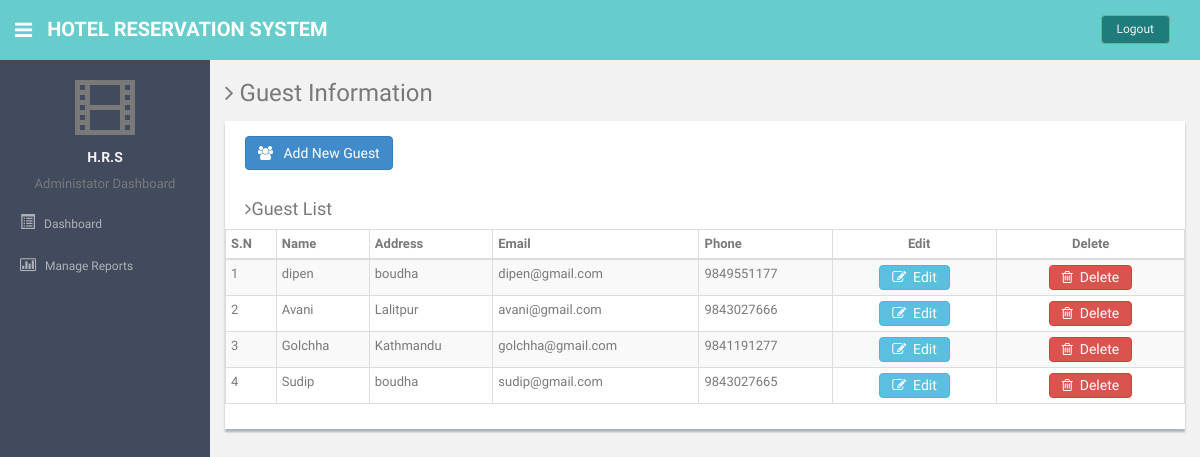
The page /admin/manageguest.php (signed in) on the database its author committed.
### tables this page shows
CREATE TABLE IF NOT EXISTS `tbl_company` (
`guest_id` int(20) NOT NULL,
  `name` varchar(200) NOT NULL,
  `address` text NOT NULL,
  `email` text NOT NULL,
  `number` varchar(50) NOT NULL
);

### includes/dbconnect.php (called while the page is built, shortened)
<?php
function executequery($query) {
	$link = mysqli_connect(HNAME,USER,PWD,DBNAME);
	$result = mysqli_query($link,$query);
	return $result;
}
?>

### admin/manageguest.php (the view, shortened to what this page needs)
<?php
include_once("../includes/dbconnect.php");
$sql = "select * from tbl_company";
$res = executequery($sql);
?>
<!DOCTYPE html>
<html lang="en">
<head>
<link href="assets/css/bootstrap.css" rel="stylesheet">
<link href="assets/font-awesome/css/font-awesome.css" rel="stylesheet" />
<link href="assets/css/style.css" rel="stylesheet">
<link href="assets/css/style-responsive.css" rel="stylesheet">
<link href="assets/css/table-responsive.css" rel="stylesheet">
</head>
<body>
<section id="container" >
  <?php  include("header.php");?>
  <?php include("sidebar.php");?>
  <section id="main-content">
    <section class="wrapper">
      <h3><i class="fa fa-angle-right"></i> Guest Information</h3>
	  <?php
																					if(isset($_GET['action']) && $_GET['action']=="edit") {
																					$id = $_GET['cid'];
																					$sql = "select * from tbl_company where guest_id='$id'";
																					$res = executequery($sql);
																					$cdata = mysqli_fetch_assoc($res);
																					?>
      <div class="row mt">
        <div class="col-lg-12">
          <div class="form-panel">
            <h4 class="mb"><i class="fa fa-angle-right"></i> Edit Guest Information</h4>
            <form class="form-horizontal style-form" method="post" action="manageguest.php">
              <input type="hidden" name="id" value="<?php echo $id;?>">
              <div class="form-group">
                <label class="col-sm-2 col-sm-2 control-label">Name</label>
                <div class="col-sm-10">
                  <input type="text" class="form-control" name="name" id="edit_name" value="<?php echo $cdata['name'];?>" style="margin-left:10px;width: 400px;float:left">
                </div>
              </div>
              <div class="form-group">
                      <label class="col-sm-2 col-sm-2 control-label">Address</label>
                      <div class="col-sm-10">
                        <input type="text" class="form-control" name="address" id="edit_address" value="<?php echo $cdata['address'];?>" style="margin-left:10px;width: 400px;float:left">
                      </div>
                    </div>
                    <div class="form-group">
                      <label class="col-sm-2 col-sm-2 control-label">Email</label>
                      <div class="col-sm-10">
                        <input type="text" class="form-control" name="email" id="edit_email" value="<?php echo $cdata['email'];?>" style="margin-left:10px;width: 400px;float:left">
                      </div>
                    </div>
                    <div class="form-group">
                      <label class="col-sm-2 col-sm-2 control-label">Phone Number</label>
                      <div class="col-sm-10">
                        <input type="text" class="form-control" name="phone_number" id="edit_phone_number" value="<?php echo $cdata['number'];?>" style="margin-left:10px;width: 400px;float:left">
                      </div>
                    </div>
              <input type="submit" name="update" id="update" class="btn btn-success" value="Update">
            </form>
          </div>
        </div>
      </div>
      <?php } else {?>
      <div class="row mt">
        <div class="col-lg-12">
          <div class="content-panel">
            <button class="btn btn-primary" style="margin-left: 20px;" type="button" data-toggle="collapse" data-target="#addNewCompany" aria-expanded="false" aria-controls="addNewCompany"><i class="fa fa-group"></i>&nbsp;&nbsp;  Add New Guest </button>
            <br /><br />
            <h4 style="margin-left: 20px;"><i class="fa fa-angle-right"></i>Guest List</h4>
            <section id="unseen">
              <table class="table table-bordered table-striped table-condensed">
                <thead>
                  <tr>
                    <th>S.N</th>
                    <th>Name</th>
                    <th>Address</th>
                    <th>Email</th>
                    <th>Phone</th>
                    <th><span style="margin-left: 70px;">Edit</span></th>
                    <th><span style="margin-left: 70px;">Delete</span></th>
                  </tr>
                </thead>
                <tbody>
                  <?php
                  $i = 0;
                  while($company=mysqli_fetch_assoc($res)) :
                  $i++;
                  ?>
                  <tr>
                    <td><?php echo $i; ?></td>
                    <td><?php echo $company['name'];?></td>
                    <td><?php echo $company['address']; ?></td>
                    <td><?php echo $company['email']; ?></td>
                    <td><?php echo $company['number']; ?></td>
                    <td align="center"><a href="manageguest.php?action=edit&cid=<?php echo $company['guest_id'];?>" class="btn btn-info" style="height: 25px;padding-top:1px;"><i class="fa fa-pencil-square-o"></i>&nbsp;&nbsp;Edit</a></td>
                    <td align="center"><a href="javascript:void(0)" onClick="confirmdel('manageguest.php?action=delete&cid=<?php echo $company['guest_id'];?>')" class="btn btn-danger" style="height: 25px;padding-top:1px;"><i class="fa fa-trash-o"></i>&nbsp;&nbsp;Delete</a></td>
                  </tr>
                  <?php endwhile; ?>
                </tbody>
              </table>
            </section>
          </div>
        </div>
      </div>
      <?php } ?>
    </section>
  </section>
</section>
</body>
</html>

### admin/header.php
<header class="header black-bg">
              <div class="sidebar-toggle-box">
                  <div class="fa fa-bars tooltips" data-placement="right" data-original-title="Toggle Navigation"></div>
              </div>
            <a href="index.php" class="logo"><b>Hotel Reservation System</b></a>
            <div class="top-menu">
            	<ul class="nav pull-right top-menu">
                    <li><a class="logout" href="logout.php">Logout</a></li>
            	</ul>
            </div>
        </header>

### admin/sidebar.php (shortened to what this page needs)
<?php $page =  basename($_SERVER['PHP_SELF']);
?>
<aside>
          <div id="sidebar"  class="nav-collapse ">
              <ul class="sidebar-menu" id="nav-accordion">
              	  <p class="centered"><span class="glyphicon glyphicon-film"></span></p>
              	  <h5 class="centered">H.R.S</h5>
                  <p class="centered"> Administator Dashboard</p>
                   <li class="sub-menu">
                       <a <?php if($page=="index.php") echo "class='active'";?> href="index.php">
                          <i class="glyphicon glyphicon-list-alt"></i>
                          <span>Dashboard</span>
                      </a>
                  </li>
                  <li class="sub-menu">
                      <a href="javascript:;" >
                          <i class=" fa fa-bar-chart-o"></i>
                          <span>Manage Reports</span>
                      </a>
                  </li>
              </ul>
          </div>
      </aside>

### admin/assets/css/style.css (style rules this page uses)
body { color: #797979; background: #f2f2f2; font-family: 'Ruda', sans-serif; padding: 0px !important; margin: 0px !important; font-size:13px; }
ul li { list-style: none; }
a, a:hover, a:focus { text-decoration: none; outline: none; }
#container { width: 100%; height: 100%; }
.centered { text-align: center; }
.mt { margin-top: 15px; }
ul.top-menu > li > .logout { color: #f2f2f2; font-size: 12px; border-radius: 4px; -webkit-border-radius: 4px; border: 1px solid #999 !important; padding: 5px 15px; margin-right: 15px; background: #1E7C7B; margin-top: 15px; }
#sidebar { width: 210px; height: 100%; position: fixed; background: #424a5d; }
#sidebar h5 { color: #f2f2f2; font-weight: 700; }
#sidebar ul li { position: relative; }
ul.sidebar-menu , ul.sidebar-menu li ul.sub { margin: -2px 0 0; padding: 0; }
ul.sidebar-menu { margin-top: 75px; }
ul.sidebar-menu li { margin-bottom: 5px; margin-left:10px; margin-right:10px; }
ul.sidebar-menu li.sub-menu { line-height: 15px; }
ul.sidebar-menu li a span { display: inline-block; }
ul.sidebar-menu li a { color: #aeb2b7; text-decoration: none; display: block; padding: 10px 0 10px 10px; font-size: 12px; outline: none; -webkit-transition: all 0.3s ease; -moz-transition: all 0.3s ease; -o-transition: all 0.3s ease; -ms-transition: all 0.3s ease; transition: all 0.3s ease; }
ul.sidebar-menu li a i { font-size: 15px; padding-right: 6px; }
#main-content { margin-left: 210px; }
.header, .footer { min-height: 60px; padding: 0 15px; }
.header { position: fixed; left: 0; right: 0; z-index: 1002; }
.black-bg { background: #6CC; border-bottom: 1px solid #c9aa5f; }
.wrapper { display: inline-block; margin-top: 60px; padding-left: 15px; padding-right: 15px; padding-bottom: 15px; padding-top: 0px; width: 100%; }
a.logo { font-size: 20px; color: #ffffff; float: left; margin-top: 15px; text-transform: uppercase; }
a.logo b { font-weight: 900; }
#top_menu .nav > li, ul.top-menu > li { float: left; }
ul.top-menu > li > a { color: #666666; font-size: 16px; border-radius: 4px; -webkit-border-radius: 4px; border:1px solid #666666 !important; padding: 2px 6px; margin-right: 15px; }
.sidebar-toggle-box { float: left; padding-right: 15px; margin-top: 20px; }
.sidebar-toggle-box .fa-bars { cursor: pointer; display: inline-block; font-size: 20px; color: #fff; }
.content-panel { background: #ffffff; box-shadow: 0px 3px 2px #aab2bd; padding-top: 15px; padding-bottom: 5px; }
.content-panel h4 { margin-left: 10px; }
span.glyphicon.glyphicon-film { font-size: 60px; }

### rows shown on the page
tbl_company: name "dipen", address "boudha", email "dipen@gmail.com", number "9849551177", $company['guest_id'] 2 (drawn)
tbl_company: name "Avani", address "Lalitpur", email "avani@gmail.com", number "9843027666"
tbl_company: name "Golchha", address "Kathmandu", email "golchha@gmail.com", number "9841191277"
tbl_company: name "Sudip", address "boudha", email "sudip@gmail.com", number "9843027665"
